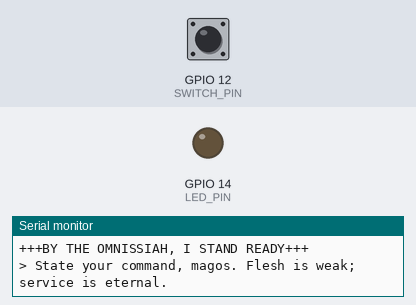
This sketch was run on a simulated ESP32. On the bench: output pins drawn as LEDs (lit = HIGH), the last lines printed to the serial monitor. Dashed ring = blinking. The test bench sets the inputs (shaded band); at power-on: GPIO 12 (SWITCH_PIN) HIGH. Random numbers use the default seed unless the sketch sets one; the camera gives no picture.

Above: at 6.5 s.
6.6 s: GPIO 12 (SWITCH_PIN) pulled LOW for 0.15 s
At 6.83 s:
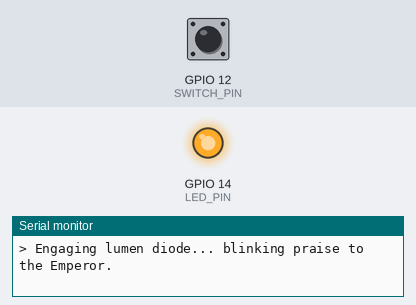
8.4 s: GPIO 12 (SWITCH_PIN) pulled LOW for 1 s
At 11.1 s:
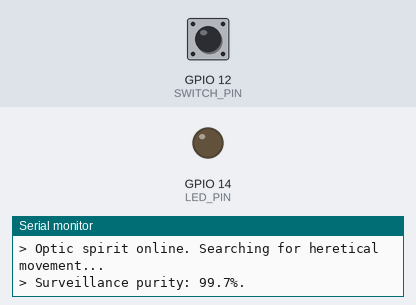
11.4 s: GPIO 12 (SWITCH_PIN) pulsed LOW 5 times (0.12 s each, 0.3 s apart)
At 11.76 s:
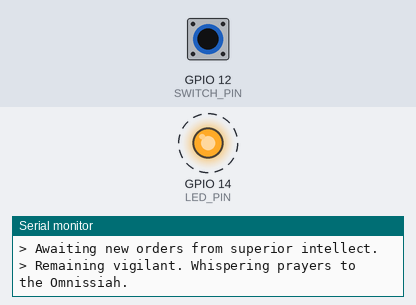
14.4 s: GPIO 12 (SWITCH_PIN) pulled LOW for 3.2 s
At 19.2 s:
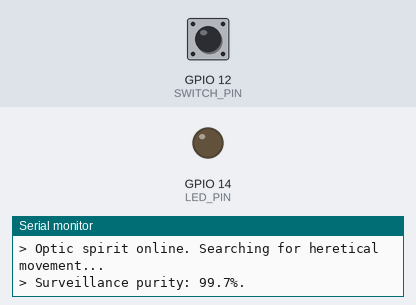
19.9 s: GPIO 12 (SWITCH_PIN) pulsed LOW 2 times (0.12 s each, 0.3 s apart)
At 20.54 s:
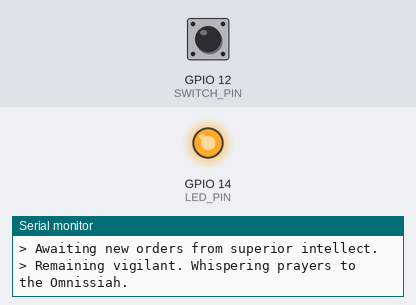
Timing chart, 0 to 22.9 s (numbered marks = the images above; inputs shaded):
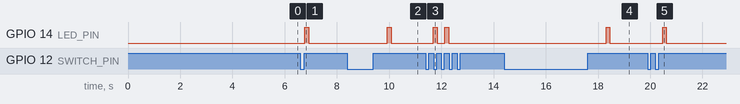

Measured:
- after the input at 6.6 s, GPIO 14 (LED_PIN): LOW → HIGH after 0.16 s, → LOW 0.15 s later
- after the input at 8.4 s, GPIO 14 (LED_PIN): LOW → HIGH after 1.5 s, → LOW 0.15 s later
- after the input at 11.4 s, GPIO 14 (LED_PIN): alternates HIGH for 0.15 s and LOW for 0.29 s, 4 changes in all, then stays LOW, starting after 0.29 s
- after the input at 14.4 s, GPIO 14 (LED_PIN): LOW → HIGH after 3.9 s, → LOW 0.15 s later
- after the input at 19.9 s, GPIO 14 (LED_PIN): LOW → HIGH after 0.57 s, → LOW 0.15 s later

The sketch:

morse_esp_.ino
```cpp
#include "esp_camera.h"

// Camera pins
#define CAM_PIN_PWDN   -1
#define CAM_PIN_RESET  -1
#define CAM_PIN_XCLK   21
#define CAM_PIN_SIOD   26
#define CAM_PIN_SIOC   27
#define CAM_PIN_D7     35
#define CAM_PIN_D6     34
#define CAM_PIN_D5     39
#define CAM_PIN_D4     36
#define CAM_PIN_D3     19
#define CAM_PIN_D2     18
#define CAM_PIN_D1      5
#define CAM_PIN_D0      4
#define CAM_PIN_VSYNC  25
#define CAM_PIN_HREF   23
#define CAM_PIN_PCLK   22
// Led pins
#define LED_PIN 14

#define SWITCH_PIN 12

#define LED_ACTIVE_HIGH true

#define FRAME_GAP_MS 80
#define STARTUP_SAMPLES 25
#define MARGIN 12000UL


enum Mode {
  MODE_IDLE,
  MODE_MORSE,
  MODE_MOTION,
  MODE_COUNT
};

Mode currentMode = MODE_IDLE;

bool lastButtonState = HIGH;
unsigned long lastDebounceTime = 0;
const unsigned long debounceDelay = 50;
unsigned long lastMutter = 0;
unsigned long lastNoSightMutter = 0;
const unsigned long noSightMutterDelay = 30000;
unsigned long lastSightALARM = 0;
const unsigned long SightALARMDelay = 2000;

struct Morse {
  char chr;
  const char *code;
};

Morse morseTable[] = { {'A', ".-"}, {'B', "-..."}, {'C', "-.-."}, {'D', "-.."}, {'E', "."},
  {'F', "..-."}, {'G', "--."}, {'H', "...."}, {'I', ".."}, {'J', ".---"}, {'K', "-.-"},
  {'L', ".-.."}, {'M', "--"}, {'N', "-."}, {'O', "---"}, {'P', ".--."}, {'Q', "--.-"},
  {'R', ".-."}, {'S', "..."}, {'T', "-"}, {'U', "..-"}, {'V', "...-"}, {'W', ".--"},
  {'X', "-..-"}, {'Y', "-.--"}, {'Z', "--.."}
};

void printBootSequence() {
  Serial.println("+++INITIATING SACRED WAKE PROTOCOL+++");
  Serial.println("> Servitor cranial unit: MODEL XV-42 “Cogitatus Minor”");
  Serial.println("> Machine spirit stirring... [OK]");
  Serial.println("> Vocal subroutines... [ACTIVE]");
  Serial.println("> Emperor's light detected... [BLESSINGS CONFIRMED]");
  Serial.println("+++SYSTEMS ONLINE+++");
  Serial.println("+++AVE IMPERATOR, FLESHLING+++");
  Serial.println("> MODE CONTROL: Tap the SANCTIFIED BUTTON to cycle.");
  Serial.println("> Sequence: [IDLE → MORSE → MOTION → IDLE]");
  Serial.println("> Hold 2s: perform minor benediction & debounce heresy.");
  Serial.println("+++CATECHISM OF OPERATIONAL RITES+++");
  Serial.println("> MODE: IDLE");
  Serial.println("> Function: Standby vigil & ambience.");
  Serial.println("> MODE: MORSE");
  Serial.println("> Function: Transmit signals in holy Morse (binharic taps).");
  Serial.println("> MODE: MOTION");
  Serial.println("> Function: Auspex motion watch & pict-capture.");
  Serial.println("+++BY THE OMNISSIAH, I STAND READY+++");
  Serial.println("> State your command, magos. Flesh is weak; service is eternal.");
  Serial.println();
}

const char* motionDetectedPhrases[] = {
  "> ALERT: Heretical movement detected!",
  "> Blessed optics have seen the unworthy.",
  "> Motion trace acquired. Engaging scrutiny subroutine.",
  "> Intruder presence confirmed. Purge protocols prepared.",
  "> Emperor's light reveals the moving shadow...",
  "> Data stream anomaly — organic movement verified."
};
const int numMotionDetected = sizeof(motionDetectedPhrases) / sizeof(motionDetectedPhrases[0]);

const char* noMotionPhrases[] = {
  "> Scanning... no motion in the Emperor's sight.",
  "> Optic spirit watches in silence.",
  "> Stillness detected. Continuing vigilance.",
  "> All quiet in the servo-spirits' domain.",
  "> No movement... recalibrating photoreceptors."
};
const int numNoMotion = sizeof(noMotionPhrases) / sizeof(noMotionPhrases[0]);

const char* ambientPhrases[] = {
  "> Servos humming... awaiting divine purpose.",
  "> I see the shadow of motion... shall I smite it?",
  "> Omnissiah preserve my circuits.",
  "> Faith in the code. Purge in the light.",
  "> Machine spirit murmurs in binary prayer...",
  "> Memory checksum: stable.",
  "> Recalibrating ocular lenses...",
  "> Listening for the Emperor's vox..."
};
const int numPhrases = sizeof(ambientPhrases) / sizeof(ambientPhrases[0]);

void announceMode() {
  Serial.println(">> Mode switch detected.");
  Serial.println(">> Sanctified subroutine realignment in progress...");

  switch (currentMode) {
    case MODE_IDLE:
      Serial.println("[MODE: IDLE]");
      Serial.println("> Awaiting new orders from superior intellect.");
      Serial.println("> Remaining vigilant. Whispering prayers to the Omnissiah.");
      break;
    case MODE_MORSE:
      Serial.println("[MODE: LEXICON TRANSMISSION]");
      Serial.println("> Translating incoming vox-text to sacred light-code.");
      Serial.println("> Engaging lumen diode... blinking praise to the Emperor.");
      break;
    case MODE_MOTION:
      Serial.println("[MODE: MOTION AUGUR]");
      Serial.println("> Optic spirit online. Searching for heretical movement...");
      Serial.println("> Surveillance purity: 99.7%.");
      break;
  }
  Serial.println();
}

void blink_char(const char *code) {
  int k = 0;
  while (code[k] != '\0') {
    if (code[k] == '-') {
      digitalWrite(LED_PIN, HIGH);
      delay(400);
      digitalWrite(LED_PIN, LOW);
      delay(100);
    } else if (code[k] == '.') {
      digitalWrite(LED_PIN, HIGH);
      delay(200);
      digitalWrite(LED_PIN, LOW);
      delay(100);
    }
    ++k;
  }
}

void morse() {
  String message = Serial.readStringUntil('\n');
  int len = message.length();

  for (int i = 0; i < len; ++i) {
    char c = message[i];
    c = toupper(c);
    for (int j = 0; j < 26; ++j) {
      if (c == morseTable[j].chr){
        const char *code = morseTable[j].code;
        blink_char(code);
        delay(500);
      }
    }
  }
  digitalWrite(LED_PIN, LOW);
}

bool cam_init() {
  camera_config_t c = {};
  c.pin_pwdn = CAM_PIN_PWDN;  c.pin_reset = CAM_PIN_RESET;
  c.pin_xclk = CAM_PIN_XCLK;  c.pin_sccb_sda = CAM_PIN_SIOD; c.pin_sccb_scl = CAM_PIN_SIOC;
  c.pin_d7 = CAM_PIN_D7; c.pin_d6 = CAM_PIN_D6; c.pin_d5 = CAM_PIN_D5; c.pin_d4 = CAM_PIN_D4;
  c.pin_d3 = CAM_PIN_D3; c.pin_d2 = CAM_PIN_D2; c.pin_d1 = CAM_PIN_D1; c.pin_d0 = CAM_PIN_D0;
  c.pin_vsync = CAM_PIN_VSYNC; c.pin_href = CAM_PIN_HREF; c.pin_pclk = CAM_PIN_PCLK;

  c.ledc_timer = LEDC_TIMER_0;
  c.ledc_channel = LEDC_CHANNEL_0;
  c.xclk_freq_hz = 20000000;
  c.pixel_format = PIXFORMAT_GRAYSCALE;
  c.frame_size   = FRAMESIZE_QQVGA;
  c.jpeg_quality = 12;
  c.fb_count     = 2;
  c.fb_location  = CAMERA_FB_IN_PSRAM;
  c.grab_mode    = CAMERA_GRAB_LATEST;
  return esp_camera_init(&c) == ESP_OK;
}

uint32_t diff_fb(const camera_fb_t* a, const camera_fb_t* b){
  if(!a || !b || a->len != b->len) return 0;
  uint32_t d=0;
  for(size_t i=0;i<a->len;i+=8){ int t=int(a->buf[i])-int(b->buf[i]); d += (t<0?-t:t); }
  return d;
}

void cam_setup() {
  if(!cam_init()){
    Serial.println("Camera init FAILED");
    while(true){ delay(1000); }
  }
  Serial.println("Camera OK");


  camera_fb_t *f1=nullptr,*f2=nullptr;
  uint64_t acc=0; int n=0;
  for(int i=0;i<STARTUP_SAMPLES;i++){
    f1 = esp_camera_fb_get(); delay(FRAME_GAP_MS); f2 = esp_camera_fb_get();
    if(f1 && f2){ acc += diff_fb(f1,f2); n++; }
    if(f1) esp_camera_fb_return(f1); if(f2) esp_camera_fb_return(f2);
  }
  uint32_t baseline = (n>0) ? (uint32_t)(acc / n) : 0;
  // Serial.printf("Baseline diff=%u\n", baseline);
}

void camera_loop() {
  static uint32_t ema = 0;
  const uint8_t alpha = 20;

  camera_fb_t* f1 = esp_camera_fb_get();
  delay(FRAME_GAP_MS);
  camera_fb_t* f2 = esp_camera_fb_get();

  if(f1 && f2){
    uint32_t d = diff_fb(f1,f2);

    ema = (ema==0) ? d : ( ( (uint64_t)ema*(255-alpha) + (uint64_t)d*alpha ) / 255 );
    bool motion = d > (ema + MARGIN);

    if (motion) {
      digitalWrite(LED_PIN, HIGH);
    } else {
      digitalWrite(LED_PIN, LOW);
    }
    // Serial.printf("diff=%u  ema=%u  thr=%u  -> %s\n", d, ema, (ema+MARGIN), motion?"MOTION":"idle");
    if (motion && (millis() - lastSightALARM) >= SightALARMDelay ) {
      Serial.println(motionDetectedPhrases[random(numMotionDetected)]);
      lastSightALARM = millis();
    } else if ((millis() - lastNoSightMutter) >= noSightMutterDelay) {
      Serial.println(noMotionPhrases[random(numNoMotion)]);
      lastNoSightMutter = millis();
    }
  }else{
    Serial.println("frame grab failed");
  }
  if(f1) esp_camera_fb_return(f1);
  if(f2) esp_camera_fb_return(f2);
}

void setup(){
  pinMode(LED_PIN, OUTPUT);
  pinMode(SWITCH_PIN, INPUT_PULLUP);
  digitalWrite(LED_PIN, LOW);
  Serial.begin(115200);

  cam_setup();

  printBootSequence();
}

void loop(){
  int reading = digitalRead(SWITCH_PIN);

  if (reading != lastButtonState && (millis() - lastDebounceTime) > debounceDelay) {
    if (lastButtonState == LOW && reading == HIGH) {
      currentMode = (Mode)((currentMode + 1) % MODE_COUNT);
      lastDebounceTime = millis();
      announceMode();

      digitalWrite(LED_PIN, HIGH);
      delay(150);
      digitalWrite(LED_PIN, LOW);
    }
  }

  lastButtonState = reading;

  runCurrentMode();
}

void runCurrentMode() {
  switch (currentMode) {
    case MODE_IDLE:
      digitalWrite(LED_PIN, LOW);
      if (millis() - lastMutter > random(20000, 30000)) {
        Serial.println(ambientPhrases[random(numPhrases)]);
        lastMutter = millis();
      }
      break;
    case MODE_MORSE:
      morse();
      break;
    case MODE_MOTION:
      camera_loop();
      break;
  }
}
```
